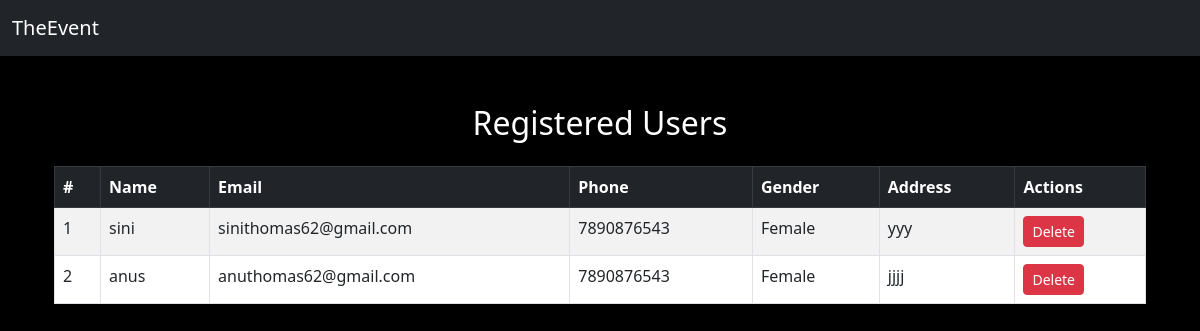
Page /userviewreg/ on the committed database.
### app/models.py (models this page shows, shortened)
class UserReg(models.Model):
    usrid = models.ForeignKey(Login, on_delete=models.CASCADE, null=True)
    name = models.CharField(max_length=100, null=True)
    email = models.EmailField(max_length=100, null=True)
    password = models.CharField(max_length=100, null=True)
    phone = models.CharField(max_length=100, null=True)
    gender = models.CharField(max_length=100, null=True)
    address = models.CharField(max_length=100, null=True)

### app/views.py (the view)
# urls.py: path('userviewreg/', views.userviewreg, name='userviewreg'),
def userviewreg(request):
    users = UserReg.objects.all()
    msg = request.GET.get("msg", "")
    return render(request, 'adminusers.html', {'users': users, 'msg': msg})

### templates/adminusers.html (shortened to what this page needs)
{% extends 'base.html' %}
{% block content %}
<div class="container mt-5">
    <h2 class="text-center mb-4">Registered Users</h2>
    {% if users %}
    <table class="table table-bordered table-striped">
        <thead class="table-dark">
            <tr>
                <th>#</th>
                <th>Name</th>
                <th>Email</th>
                <th>Phone</th>
                <th>Gender</th>
                <th>Address</th>
                <th>Actions</th>
            </tr>
        </thead>
        <tbody>
            {% for user in users %}
            <tr>
                <td>{{ forloop.counter }}</td>
                <td>{{ user.name }}</td>
                <td>{{ user.email }}</td>
                <td>{{ user.phone }}</td>
                <td>{{ user.gender }}</td>
                <td>{{ user.address }}</td>
                <td>
                    <a href="{% url 'delete_user' user.id %}" class="btn btn-danger btn-sm"
                       onclick="return confirm('Are you sure you want to delete this user?');">
                       Delete
                    </a>
                </td>
            </tr>
            {% endfor %}
        </tbody>
    </table>
    {% else %}
        <div class="alert alert-warning text-center">No users registered yet.</div>
    {% endif %}
</div>
{% endblock %}

### templates/base.html (style rules this page uses)
body { background-color: #000; color: #fff; }
.container { margin-top: 30px; }

### rows in the picture
UserReg: name "sini", email "sinithomas62@gmail.com", phone "7890876543", gender "Female", address "yyy"
UserReg: name "anus", email "anuthomas62@gmail.com", phone "7890876543", gender "Female", address "jjjj"
